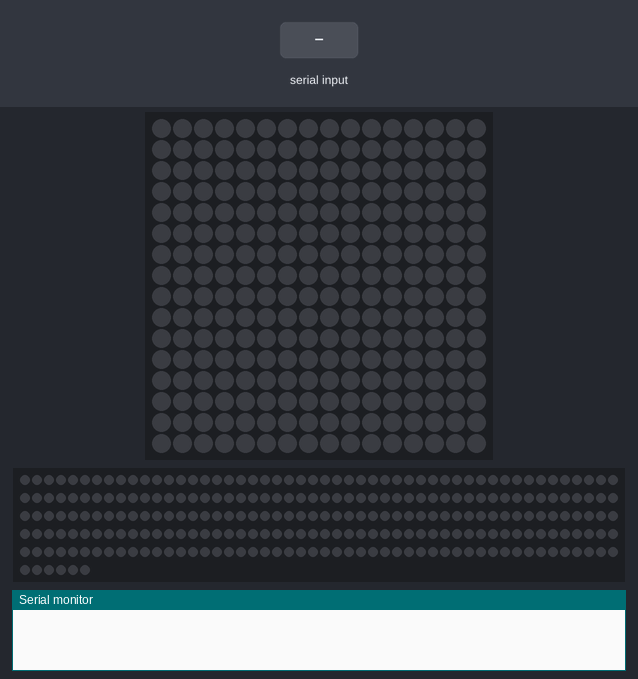
This sketch was run on a simulated Arduino Uno, built with avr-gcc and run on an emulated ATmega328P. Parts: 16×16 RGB LED matrix (first LED top left, wired row by row), 256 RGB LEDs in strip order, left to right, continuing on the next row, the last lines printed to the serial monitor. Inputs (shaded band) come from the test bench. Dim RGB values are drawn brighter than linear.

Above: at 1.2 s.
1.3 s: "a" received over Serial
At 2.6 s:
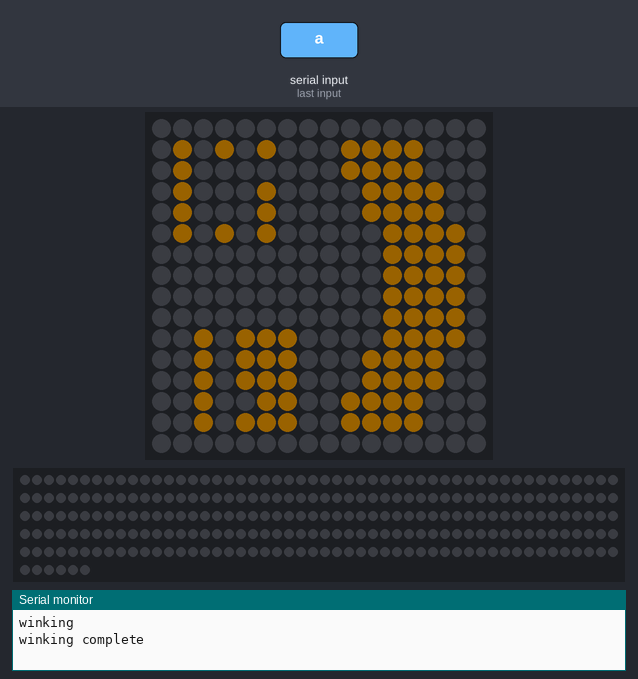
3.3 s: "e" received over Serial
At 4.2 s:
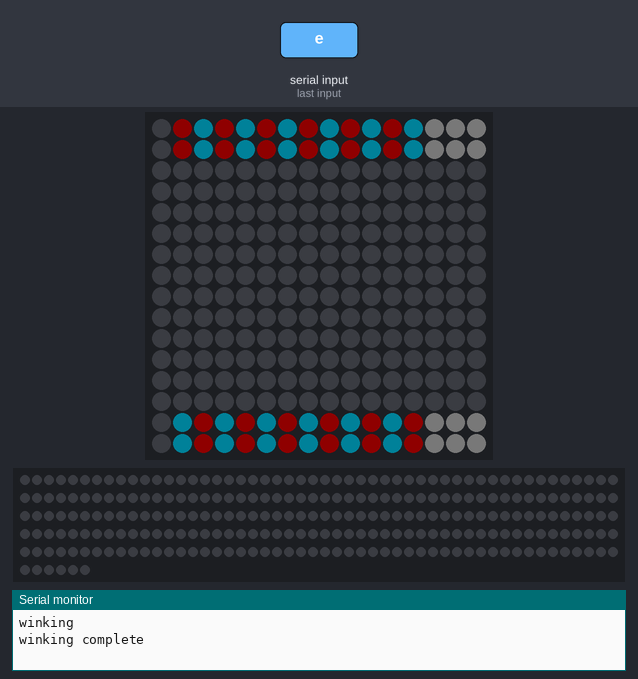
Timing chart, 0 to 6.3 s (numbered marks = the images above; inputs shaded):
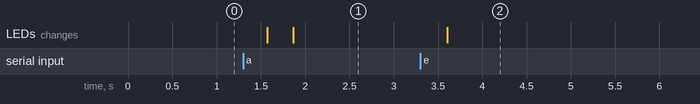

The sketch:

vanden_matrix_16_by_16_outreach_code.ino
```cpp
#include <Adafruit_GFX.h>
#include <Adafruit_SPITFT.h>
#include <Adafruit_SPITFT_Macros.h>
#include <gfxfont.h>
#include <Adafruit_NeoPixel.h>
#include <Adafruit_NeoMatrix.h>
#include <gamma.h>
#define PIN 4
#define NUMPIXELS 256
char var;
int color;
int screen;
Adafruit_NeoMatrix matrix = Adafruit_NeoMatrix(16, 16, PIN,
  NEO_MATRIX_TOP     + NEO_MATRIX_RIGHT +
  NEO_MATRIX_COLUMNS + NEO_MATRIX_PROGRESSIVE,
  NEO_GRB            + NEO_KHZ800);
Adafruit_NeoPixel strip = Adafruit_NeoPixel(NUMPIXELS, PIN, NEO_GRB + NEO_KHZ800);
uint32_t enforceyellow=matrix.Color(253,209,9);
uint32_t enforceblue=matrix.Color(18,14,56);
uint32_t lightsaberblue=matrix.Color(31,235,253);
uint32_t lightsaberred=matrix.Color(206,12,44);
uint32_t lightsaberhilt=matrix.Color(100,100,100);
uint32_t black=matrix.Color(0,0,0);
uint32_t clash=matrix.Color(255,255,255);

void face(){
  int logo[16][16]={
{0,0,0,0,0,0,0,0,0,0,0,0,0,0,0,0},
{0,1,1,1,1,1,0,0,0,0,1,1,1,1,1,0},
{0,1,1,1,1,1,0,0,0,0,1,1,1,1,1,0},
{0,1,0,0,0,1,0,0,0,0,1,0,0,0,1,0},
{0,1,0,1,1,1,0,0,0,0,1,1,1,0,1,0},
{0,1,0,1,1,1,0,0,0,0,1,1,1,0,1,0},
{0,1,1,1,1,1,0,0,0,0,1,1,1,1,1,0},
{0,0,0,0,0,0,0,0,0,0,0,0,0,0,0,0},
{0,0,0,0,0,0,0,0,0,0,0,0,0,0,0,0},
{0,1,1,0,0,0,0,0,0,0,0,0,0,1,1,0},
{0,1,1,1,1,0,0,0,0,0,0,1,1,1,1,0},
{0,1,1,1,1,1,1,1,1,1,1,1,1,1,1,0},
{0,1,1,1,1,1,1,1,1,1,1,1,1,1,1,0},
{0,0,0,1,1,1,1,1,1,1,1,1,1,0,0,0},
{0,0,0,0,0,1,1,1,1,1,1,0,0,0,0,0},
{0,0,0,0,0,0,0,0,0,0,0,0,0,0,0,0},
  };
   for(int row = 0; row < 16; row++) {
    for(int column = 0; column < 16; column++) {
     if(logo[row][column] == 1) {
       matrix.drawPixel(row,column,enforceyellow);
     }
          if(logo[row][column] ==0 ) {
       matrix.drawPixel(row,column,enforceblue);
     }
   }
  }
  }

 void wink(){
  int logo[16][16]={
{0,0,0,0,0,0,0,0,0,0,0,0,0,0,0,0},
{0,1,1,1,1,1,0,0,0,0,0,0,0,0,0,0},
{0,0,0,0,0,0,0,0,0,0,1,1,1,1,1,0},
{0,1,0,0,0,1,0,0,0,0,0,0,0,0,0,0},
{0,0,0,0,0,0,0,0,0,0,1,1,1,0,1,0},
{0,1,0,1,1,1,0,0,0,0,1,1,1,1,1,0},
{0,0,0,0,0,0,0,0,0,0,1,1,1,1,1,0},
{0,0,0,0,0,0,0,0,0,0,0,0,0,0,0,0},
{0,0,0,0,0,0,0,0,0,0,0,0,0,0,0,0},
{0,1,1,0,0,0,0,0,0,0,0,0,0,1,1,0},
{0,1,1,1,1,0,0,0,0,0,0,1,1,1,1,0},
{0,1,1,1,1,1,1,1,1,1,1,1,1,1,1,0},
{0,1,1,1,1,1,1,1,1,1,1,1,1,1,1,0},
{0,0,0,1,1,1,1,1,1,1,1,1,1,0,0,0},
{0,0,0,0,0,1,1,1,1,1,1,0,0,0,0,0},
{0,0,0,0,0,0,0,0,0,0,0,0,0,0,0,0},
  };
   for(int row = 0; row < 16; row++) {
    for(int column = 0; column < 16; column++) {
     if(logo[row][column] == 1) {
       matrix.drawPixel(row,column,enforceyellow);
     }
      if(logo[row][column] == 0) {
       matrix.drawPixel(row,column,enforceblue);
     }
   }
  }
  }
   void lightsaber(){
  int logo[16][16]={
{0,0,0,0,0,0,0,0,0,0,0,0,0,0,0,0},
{2,2,0,0,0,0,0,0,0,0,0,0,0,0,1,1},
{1,1,0,0,0,0,0,0,0,0,0,0,0,0,2,2},
{2,2,0,0,0,0,0,0,0,0,0,0,0,0,1,1},
{1,1,0,0,0,0,0,0,0,0,0,0,0,0,2,2},
{2,2,0,0,0,0,0,0,0,0,0,0,0,0,1,1},
{1,1,0,0,0,0,0,0,0,0,0,0,0,0,2,2},
{2,2,0,0,0,0,0,0,0,0,0,0,0,0,1,1},
{1,1,0,0,0,0,0,0,0,0,0,0,0,0,2,2},
{2,2,0,0,0,0,0,0,0,0,0,0,0,0,1,1},
{1,1,0,0,0,0,0,0,0,0,0,0,0,0,2,2},
{2,2,0,0,0,0,0,0,0,0,0,0,0,0,1,1},
{1,1,0,0,0,0,0,0,0,0,0,0,0,0,2,2},
{3,3,0,0,0,0,0,0,0,0,0,0,0,0,3,3},
{3,3,0,0,0,0,0,0,0,0,0,0,0,0,3,3},
{3,3,0,0,0,0,0,0,0,0,0,0,0,0,3,3},
  };
   for(int row = 0; row < 16; row++) {
    for(int column = 0; column < 16; column++) {
     if(logo[row][column] == 1) {
       matrix.drawPixel(row,column,lightsaberblue);
     }
      if(logo[row][column] == 0) {
       matrix.drawPixel(row,column,black);
     }
      if(logo[row][column] == 2) {
       matrix.drawPixel(row,column,lightsaberred);
     }
      if(logo[row][column] == 3) {
       matrix.drawPixel(row,column,lightsaberhilt);
     }
   }
  }
  }
     void lightsaberclashing(){
  int logo[16][16]={
{0,0,0,0,0,0,0,0,0,0,0,0,0,0,0,0},
{0,1,1,0,0,0,0,0,0,0,0,0,0,2,2,0},
{0,2,2,2,0,4,0,0,0,0,0,0,1,1,1,0},
{0,0,1,1,1,0,0,0,0,0,0,2,2,2,0,0},
{0,0,0,2,2,2,0,0,0,0,1,1,1,0,0,0},
{0,0,0,0,1,1,1,0,4,2,2,2,0,0,0,0},
{0,0,0,0,0,2,4,4,4,1,1,0,0,0,0,0},
{0,0,0,4,0,4,4,4,4,4,4,0,0,0,0,0},
{0,4,0,0,0,0,4,4,4,4,0,0,0,0,0,0},
{0,0,0,0,0,2,2,4,4,1,1,0,0,0,0,0},
{0,0,0,0,1,1,1,4,0,2,2,2,0,0,0,0},
{0,0,0,2,2,2,0,0,0,0,1,1,1,0,0,0},
{0,0,1,1,1,0,0,0,4,0,0,2,2,2,0,0},
{0,3,3,2,0,0,0,0,0,0,0,0,1,3,3,0},
{3,3,3,0,0,0,0,0,0,0,0,0,0,3,3,3},
{3,3,0,0,0,0,0,0,0,0,0,0,0,0,3,3},
  };
   for(int row = 0; row < 16; row++) {
    for(int column = 0; column < 16; column++) {
     if(logo[row][column] == 1) {
       matrix.drawPixel(row,column,lightsaberblue);
     }
      if(logo[row][column] == 0) {
       matrix.drawPixel(row,column,black);
     }
      if(logo[row][column] == 2) {
       matrix.drawPixel(row,column,lightsaberred);
     }
      if(logo[row][column] == 3) {
       matrix.drawPixel(row,column,lightsaberhilt);
     }
      if(logo[row][column] == 4) {
       matrix.drawPixel(row,column,clash);
     }
   }
  }
  }


void setup() {
  // put your setup code here, to run once:
matrix.begin();
matrix.clear();
strip.begin();
strip.clear();
matrix.setBrightness(25);
matrix.show();
Serial.begin(9600);
color=0;
screen=0;
}

void loop() {
  // put your main code here, to run repeatedly:
if(Serial.available() >0){
var=Serial.read();
if(var=='e'){
  screen++;
}
if(screen & 0x01){
  lightsaber();
  matrix.show();
  if(var=='x'){
    lightsaberclashing();
    matrix.show();
    delay(500);
}
}
if(screen % 2 == 0){
face();
matrix.show();
if(var=='q'){
  color++;
  if(color % 2 == 0){
    enforceblue=matrix.Color(18,14,56);
  }
    if (color & 0x01){
    enforceblue=matrix.Color(255,0,0);
  }
}
if(var=='a'){
  Serial.println("winking");
  wink();
  matrix.show();
  delay(500);
  Serial.println("winking complete");
}
}
}
}
```

Measured:
- after the input at 1.3 s, the LEDs: first change after 0.27 s (image 1 shows a later state)
- after the input at 3.3 s, the LEDs: change after 0.31 s (image 2)
